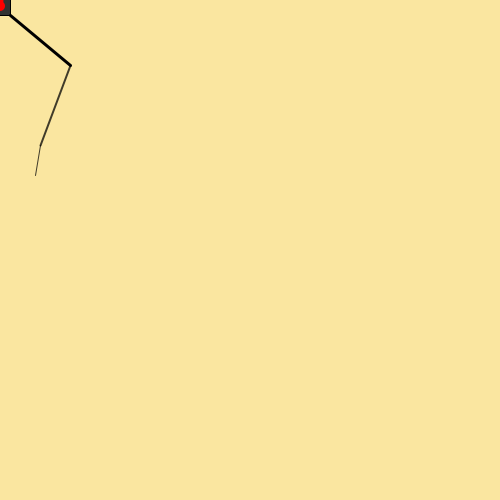
Frame 1 (no input)
Frame 60 (the mouse pressed at the canvas centre just before this capture): identical to frame 1, image omitted
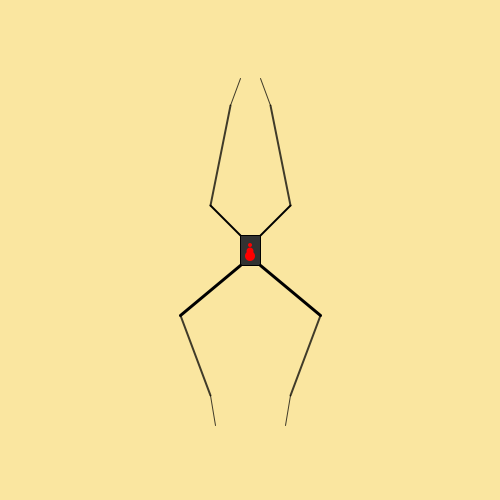
Frame 120 (the mouse held since frame 60 and released just before this capture)

The Processing sketch that drew these frames (run headless with seeded random() and noise(); from frame 60 on, the mouse is pressed at the canvas centre):

// Processing sketch: processing_18426
// ── processing_18426.pde

//01/22/2011  |  Molly Morin  |  mollymorin.com
//development sample for lesson 1, learning processing
//created for Emerging Formats for Digital Art, University of Notre Dame
//  Here we re-define the zoog from its center, and call it mouseX, mouseY
////setup:  this defines the size and some features of your sketch

void setup(){
  size (500,500);//the size of your sketch in pixels
  smooth();//turns on anti-ailiasing, witch smooths out some rough edges
}

////draw:  this is where the action happens

void draw(){
  //background color in Red, Green, Blue
  //there is a handy color wheel here:http://bluelobsterart.com/wordpress/wp-content/uploads/2009/03/rgb-color-wheel-lg.jpg
  background(250, 230, 160);//pale yellow
  
  //set the rectangle mode so it draws form the center
  //cause I like it that way
  rectMode(CENTER);
  
  //body
  stroke(0);//black
  fill(50);//almost black
  rect(mouseX, mouseY,20,30);
  
  //spots on body
  //i just ballparked these and then monkeed around with them till they looked right
  noStroke();
  fill(255,0,0);//red
  ellipse(mouseX, mouseY-5, 4, 4);
  ellipse(mouseX, mouseY+1, 7, 7); 
  ellipse(mouseX, mouseY+6, 10, 10);
  
  //front left leg
  stroke(0); //solid black
  strokeWeight(2);
  line (mouseX-10, mouseY-15, mouseX-40, mouseY-45);//body segment
  stroke(0, 190);
  line (mouseX-40, mouseY-45, mouseX-20, mouseY-145);//middle segment
  strokeWeight(1);
  line (mouseX-20, mouseY-145, mouseX-10, mouseY-172);//end segment
  
  //front right leg
  //notice the symmetry...where x values are "-10 above, it is +10 here
  //y values are the same, as symmetry is along y axis
  stroke(0); 
  strokeWeight(2);
  line (mouseX+10, mouseY-15, mouseX+40, mouseY-45);//body segment
  stroke(0, 190);
  line (mouseX+40, mouseY-45, mouseX+20, mouseY-145);//middle segment
  strokeWeight(1);
  line (mouseX+20, mouseY-145, mouseX+10, mouseY-172);//end segment
  
  //back left leg
  stroke(0); 
  strokeWeight(3);
  line (mouseX-10, mouseY+15, mouseX-70, mouseY+65);//body segment
  strokeWeight(2);
  stroke(0, 190);
  line (mouseX-70, mouseY+65, mouseX-40, mouseY+145);//middle segment
  strokeWeight(1);
  line (mouseX-40, mouseY+145, mouseX-35, mouseY+175);//end segment
  
  //back right leg
  stroke(0); 
  strokeWeight(3);
  line (mouseX+10, mouseY+15, mouseX+70, mouseY+65);//body segment
  strokeWeight(2);
  stroke(0, 190);
  line (mouseX+70, mouseY+65, mouseX+40, mouseY+145);//middle segment
  strokeWeight(1);
  line (mouseX+40, mouseY+145, mouseX+35, mouseY+175);//end segment
  
}

//notes:  This is not effecient, even for a sketch without variables
//that's OK, we can make it more efficient later
